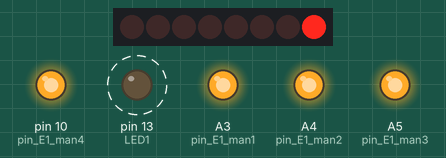
Bench run of a sketch on a simulated Arduino Uno, built with avr-gcc and run on an emulated ATmega328P. Parts: 8 shift-register outputs drawn as a row of LEDs (first output left, lit = HIGH), output pins drawn as LEDs (lit = HIGH). Wiring (inferred from the names in the program): line decoder: data A0, A1, A2. Wiring (inferred from the signals the program sends): row of LEDs: on Q0, Q1, Q2, Q3, Q4, Q5, Q6, Q7. Dashed ring = blinking. Pins used as bus, display or sensor lines are not drawn.

Above: at 0.2 s.
Timing chart, 0 to 3.0 s (numbered marks = the images above):
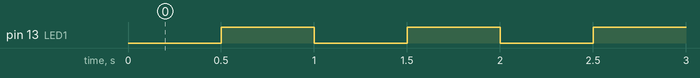

Measured:
- by itself, pin 13 (LED1): alternates HIGH for 0.50 s and LOW for 0.50 s

The sketch:

millis.ino
```cpp
#define LED1 13
int stanLED1 = LOW;
int channel_on = 0x90; // setup variable chcnell for man. I kanal 1
int  channel_off = 0x80; // /
unsigned long aktualnyCzas = 0;
unsigned long zapamietanyCzasLED1 = 0;
#define LiczbaKlawiszy (61)
boolean Key[LiczbaKlawiszy];
boolean Key2[LiczbaKlawiszy];
boolean Key3[LiczbaKlawiszy];
boolean Key4[LiczbaKlawiszy];

boolean Key_last[LiczbaKlawiszy];
boolean Key2_last[LiczbaKlawiszy];
boolean Key3_last[LiczbaKlawiszy];
boolean Key4_last[LiczbaKlawiszy];
int pin_data[] = {2,3,4,5,6,7,8,9};
int vol=90;
void setup(){
  Serial.begin(115200);
  #define pin_adress0 A0
#define pin_adress1 A1
#define pin_adress2 A2
#define pin_E1_man1 A3
#define pin_E1_man2 A4
#define pin_E1_man3 A5
#define pin_E1_man4 10
  pinMode(LED1, OUTPUT);
    for (int i = 0; i <= LiczbaKlawiszy -1; i++) {
   Key[i] = 1;
   Key2[i] = 1;
   Key3[i] = 1;
   Key4[i] = 1;
   Key_last[i] = 1;
   Key2_last[i] = 1;
   Key3_last[i] = 1;
   Key4_last[i] = 1;
   }
     // define input pin_data
  for (int i = 0; i <= 7; i++) {
  pinMode(pin_data[i], INPUT_PULLUP);
  }
  //define output pin_adress 74HC138)
    pinMode(pin_adress0, OUTPUT);
 digitalWrite(pin_adress0, HIGH);
    pinMode(pin_adress1, OUTPUT);
 digitalWrite(pin_adress1, HIGH);
    pinMode(pin_adress2, OUTPUT);
 digitalWrite(pin_adress2, HIGH);

 //define output pin_E1 ( selest 74HC138) select manual
    pinMode( pin_E1_man1, OUTPUT);
 digitalWrite( pin_E1_man1, HIGH);
    pinMode( pin_E1_man2, OUTPUT);
 digitalWrite( pin_E1_man2, HIGH);
    pinMode( pin_E1_man3, OUTPUT);
 digitalWrite( pin_E1_man3, HIGH);
     pinMode( pin_E1_man4, OUTPUT);
 digitalWrite( pin_E1_man4, HIGH);
  pinMode( LED1, OUTPUT);

}

void loop(){
  //Pobierz liczbe milisekund od startu
  aktualnyCzas = millis();
  //aktualnyCzas = aktualnyCzas  + 1;

  //Jeśli różnica wynosi ponad 1 sekundę
  if (aktualnyCzas - zapamietanyCzasLED1 >= 500UL) {
    //Zapamietaj aktualny czas
    zapamietanyCzasLED1 = aktualnyCzas;
    //Zmieniamy stan diody na przeciwny
    stanLED1 = !stanLED1;
    //ustawiamy nowy stan na diodzie
    digitalWrite(LED1, stanLED1);
  }
  }
```
